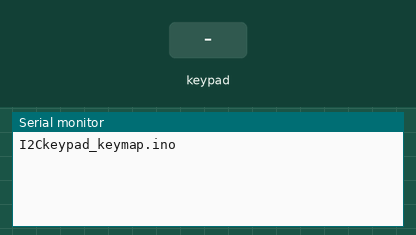
The sketch below on a simulated Arduino Uno, built with avr-gcc and run on an emulated ATmega328P. Parts: the last lines printed to the serial monitor. The inputs (shaded band) are chosen by the test bench.

Above: at 1.2 s.
1.3 s: key '1' pressed
At 2.3 s:
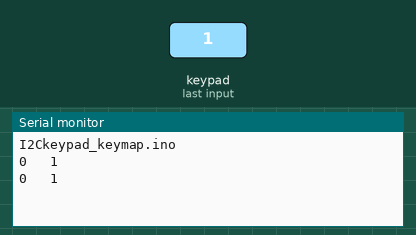
2.8 s: keypad keys 1 2 # pressed 0.4 s apart
At 4.1 s:
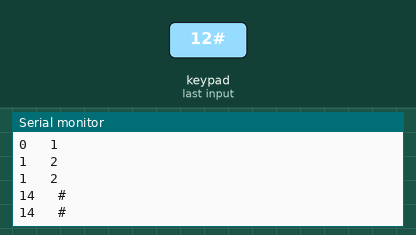
5.5 s: key 'A' pressed
At 6.7 s:
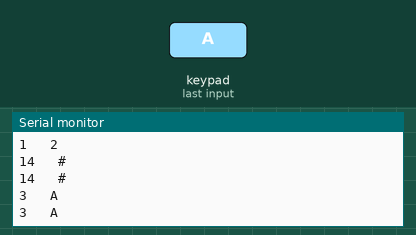
7.0 s: keypad keys 1 2 * pressed 0.4 s apart
At 8.4 s:
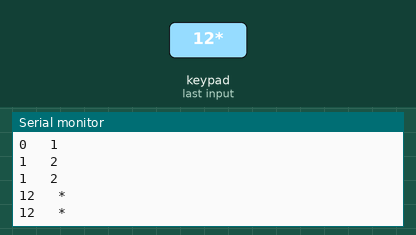
9.7 s: key 'B' pressed
At 10.9 s:
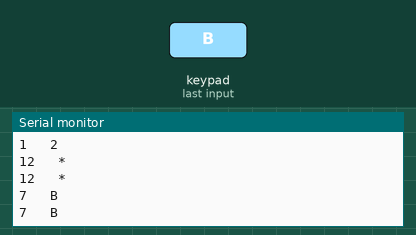
11.2 s: keypad keys 1 2 D pressed 0.4 s apart
At 12.9 s:
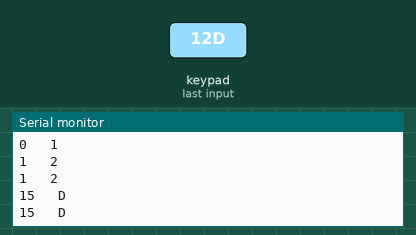

Measured:
- after the input at 1.3 s, the serial monitor: prints a new line at once (image 1)
- after the input at 2.8 s, the serial monitor: prints a new line after 0.40 s (image 2)
- after the input at 5.5 s, the serial monitor: prints a new line at once (image 3)
- after the input at 7.0 s, the serial monitor: prints a new line at once (image 4)
- after the input at 9.7 s, the serial monitor: prints a new line at once (image 5)
- after the input at 11.2 s, the serial monitor: prints a new line at once (image 6)

The sketch:

I2Ckeypad_keymap.ino
```cpp
/// @file I2Ckeypad_keymap.ino
/// @brief test of 4by4 keypad on I2C
///
/// Keymap works with I2C connected to PCF8574 board at 0x20

//
//    FILE: I2Ckeypad_keymap.ino
//  AUTHOR: Rob Tillaart
// PURPOSE: demo key mapping
//     URL: https://github.com/RobTillaart/I2CKeyPad
//
// PCF8574
//    pin p0-p3 rows
//    pin p4-p7 columns
// 4x4 or smaller keypad.


#include "Wire.h"
#include "I2CKeyPad.h"

const uint8_t KEYPAD_ADDRESS = 0x20; // was 0x38

I2CKeyPad keyPad(KEYPAD_ADDRESS);

char keymap[19] = "123A456B789C*0#DNF";  // N = NoKey, F = Fail


void setup()
{
  Serial.begin(115200);
  Serial.println(__FILE__);

  Wire.begin();
  Wire.setClock(400000);
  if (keyPad.begin() == false)
  {
    Serial.println("\nERROR: cannot communicate to keypad.\nPlease reboot.\n");
    while (1);
  }

  keyPad.loadKeyMap(keymap);
}


void loop()
{
  if (keyPad.isPressed())
  {
    char ch = keyPad.getChar();     // note we want the translated char
    int key = keyPad.getLastKey();
    Serial.print(key);
    Serial.print(" \t");
    Serial.println(ch);
    delay(100);
  }
}


// -- END OF FILE --
```
